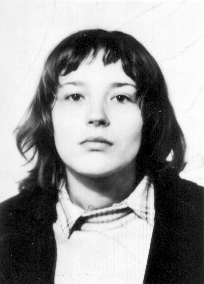
#> input picture images/natasha.png, 204 x 284 px
$ python thresholding.py
#> lines starting #> are read from the running program, lines starting #| are printed output that depends on the picture; after the words box and inside, x2 and y2 are one past the last pixel; in counts of white or black regions, pixels touching at a corner belong together
#> further down, im is the input picture: shape (284, 204); min 0, max 255, mean 152.8
import numpy as np
import cv2 # openCV Python interface
from matplotlib import pyplot as plt

def otsu_threshold(image):
    """Implementation of Otsu algorithm for binary thresholding of images

        The algorithm finds a threshold by checking the between class
        varience for each possible value and it selects the one that
        maximizes it."""
    num_pixels = image.size
#> num_pixels = 57936

    relative_frequencies = np.bincount(image.flatten(), minlength=256)/num_pixels
#> relative_frequencies = 256 values, max 0.0605 at index 246, min 0 at index 1, mean 0.00391
    mean = image.mean()
#> mean = 152.8

    c1_rel_freq, c1_mean, c2_mean = relative_frequencies[0], 0, 0
#> c1_rel_freq = 0.024; c1_mean = 0; c2_mean = 0

    between_class_variances = np.zeros(256)

    for i in range(1,255):
        prev_freq = c1_rel_freq
        c1_rel_freq += relative_frequencies[i]
        c1_mean = (prev_freq * c1_mean + i * relative_frequencies[i]) / c1_rel_freq if c1_rel_freq != 0 else 0

        c2_mean = (mean - c1_rel_freq*c1_mean)/(1.-c1_rel_freq) if 1-c1_rel_freq !=0 else 0

        between_class_variances[i] = c1_rel_freq * (1.-c1_rel_freq) * (c1_mean-c2_mean)**2
#> this loop made 254 passes
#> (prev_freq, c1_rel_freq, c1_mean, c2_mean) on passes 1 to 3: (0.024, 0.024, 0, 156.6), (0.024, 0.024, 0, 156.6), (0.024, 0.024, 0, 156.6)
#> after the loop, between_class_variances = 256 values, max 9588.2 at index 133, min 0 at index 0, mean 7610.7; c1_rel_freq = 0.997

    optimal_threshold = np.argmax(between_class_variances)
#> optimal_threshold = 133
    thresholded_image = np.where(image < optimal_threshold, 0, 255)
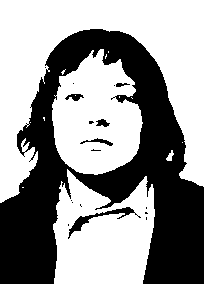
#> thresholded_image: shape (284, 204) int64; 59.1% white; 18 black regions (12 under 20 px), largest, box (x1, y1, x2, y2) and area: (0, 29, 204, 284) 23013, (68, 207, 141, 239) 384, (80, 138, 113, 146) 89, (65, 94, 84, 101) 77, (96, 119, 110, 127) 68, (116, 83, 130, 87) 35

    return relative_frequencies, optimal_threshold, thresholded_image


im = cv2.imread("images/natasha.png", cv2.IMREAD_GRAYSCALE)
relative_frequencies, optimal_threshold, thresholded_image = otsu_threshold(im)
#> optimal_threshold = 133


plt.plot(np.arange(256), relative_frequencies)
plt.axvline(optimal_threshold, c="black")
plt.show()
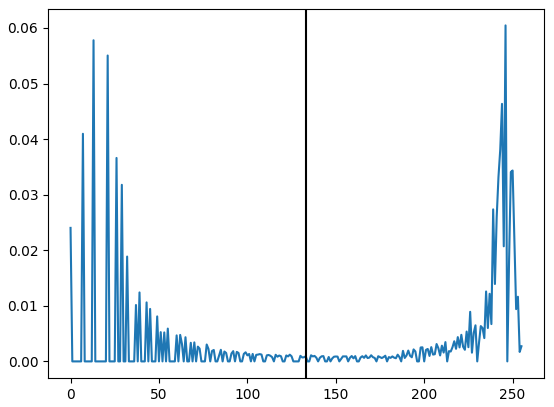
#> figure drawn by matplotlib, 1 panel; curve peaks at x = 246, y = 0.0605

cv2.imshow("Original Image", im)
cv2.waitKey(0)
cv2.imshow("Thresholded image", thresholded_image.astype(np.uint8))
cv2.waitKey(0)
cv2.destroyAllWindows()
